Frame 1 (no input): blank canvas, image omitted
Frame 60 (the mouse pressed at the canvas centre just before this capture): blank canvas, image omitted
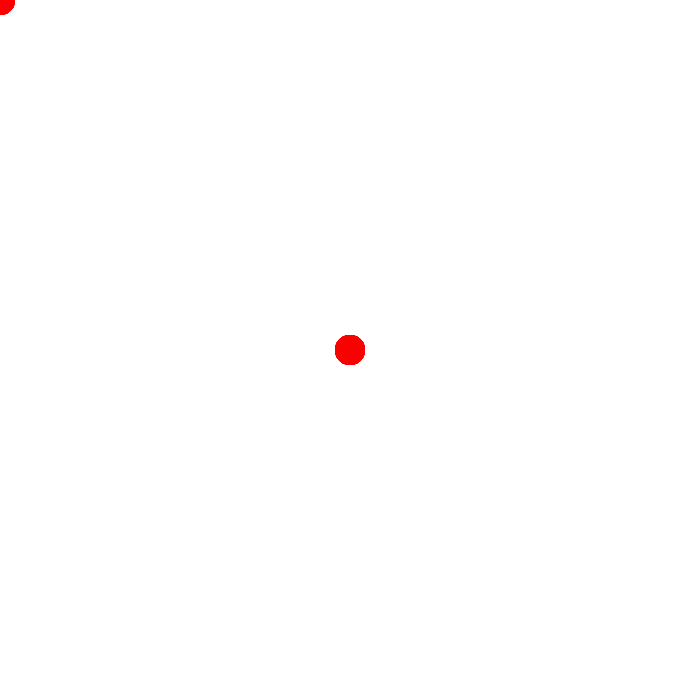
Frame 120 (the mouse held since frame 60 and released just before this capture)

The Processing sketch whose frames 1 and 60 were blank and that drew this single picture after the mouse press (run headless with seeded random() and noise(); from frame 60 on, the mouse is pressed at the canvas centre):

// Processing sketch: processing_125948
// ── processing_125948.pde

void setup() {
    background(255);
    size(700,700);
    }
void draw() {
    noStroke();
    fill(250,0,0);
    ellipse(mouseX,mouseY,30,30);
        }
        
